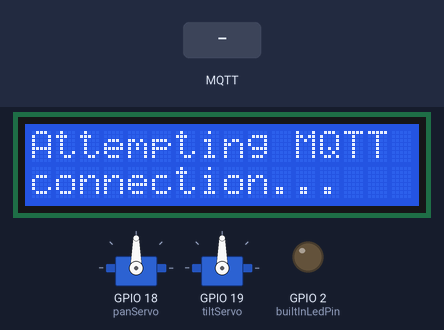
The sketch below on a simulated ESP32. On the bench: 16×2 character LCD, 2 × servo, output pins drawn as LEDs (lit = HIGH). The test bench sets the inputs (shaded band). WiFi joins after 1.5 s; servers stay silent unless stated; no MQTT or app messages arrive unless stated; what the sketch prints to the serial monitor is not drawn.

Above: at 2.8 s.
2.9 s: MQTT message "5" arrives on the first subscribed topic
At 3.02 s:
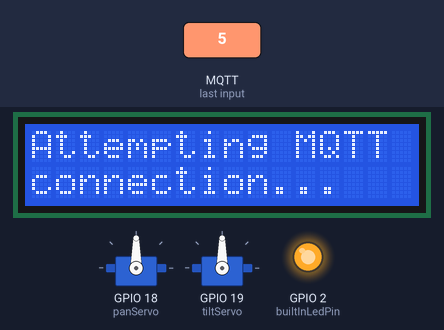
Timing chart, 0 to 5.9 s (numbered marks = the images above; inputs shaded):
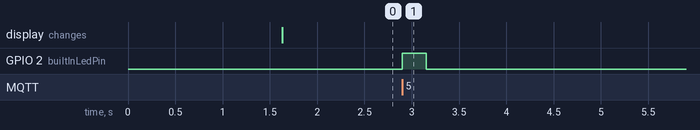

The sketch:

esp32.ino
```cpp
#include <WiFi.h>
#include <PubSubClient.h>
#include <ESP32Servo.h> // Include the Servo library
#include <LiquidCrystal_I2C.h>
const char* ssid = "Wokwi-GUEST";
const char* password = "";

const char* mqtt_server = "broker.hivemq.com";
const int mqtt_port = 1883;
const char* mqtt_username = "";
const char* mqtt_password = "";
const char* mqtt_topic = "solar_data";

LiquidCrystal_I2C LCD = LiquidCrystal_I2C(0x27, 16, 2);

WiFiClient espClient;
PubSubClient client(espClient);
Servo panServo;  // Create a Servo object for pan
Servo tiltServo; // Create a Servo object for tilt
const int builtInLedPin = 2;  // Define the GPIO pin for the built-in LED

void setup() {
  Serial.begin(115200);

  LCD.init();
  LCD.backlight();
  LCD.setCursor(0, 0);
  LCD.print("Connecting to ");
  LCD.setCursor(0, 1);
  LCD.print("WiFi ");

  setup_wifi();
  client.setServer(mqtt_server, mqtt_port);
  client.setCallback(callback);
  panServo.attach(18); // Attach pan servo to GPIO 18 on ESP32
  tiltServo.attach(19); // Attach tilt servo to GPIO 19 on ESP32
  pinMode(builtInLedPin, OUTPUT);  // Set the built-in LED pin as an output
  digitalWrite(builtInLedPin, LOW);  // Turn off the built-in LED initially

  reconnect();
}

void loop() {
  if (!client.connected()) {
    reconnect();
  }
  client.loop();
}

void setup_wifi() {
  delay(10);
  Serial.println();
  Serial.print("Connecting to ");
  Serial.println(ssid);

  WiFi.begin(ssid, password);

  while (WiFi.status() != WL_CONNECTED) {
    delay(500);
    Serial.print(".");
  }

  Serial.println("");
  Serial.println("WiFi connected");
  Serial.println("IP address: ");
  Serial.println(WiFi.localIP());
}

void reconnect() {
  while (!client.connected()) {
    Serial.print("Attempting MQTT connection...");
    LCD.clear();
    LCD.setCursor(0, 0);
    LCD.println("Attempting MQTT");
    LCD.setCursor(0, 1);
    LCD.println("connection...");
    if (client.connect("esp32Client", mqtt_username, mqtt_password)) {
      Serial.println("connected");
      client.subscribe(mqtt_topic);
    } else {
      Serial.print("failed, rc=");
      Serial.print(client.state());
      Serial.println(" try again in 5 seconds");
      delay(5000);
    }
  }
}

void callback(char* topic, byte* payload, unsigned int length) {
  Serial.print("Message received on topic: ");
  Serial.println(topic);
    // Flash the built-in LED when a message is received
  digitalWrite(builtInLedPin, HIGH);
  delay(250);  // LED on for 250 milliseconds
  digitalWrite(builtInLedPin, LOW);  // Turn off the LED

  String payloadStr = "";
  for (int i = 0; i < length; i++) {
    payloadStr += (char)payload[i];
  }

  int commaIndex = payloadStr.indexOf(',');
  if (commaIndex != -1) {
    String azimuthStr = payloadStr.substring(0, commaIndex);
    String altitudeStr = payloadStr.substring(commaIndex + 1);

    float azimuth = azimuthStr.toFloat();
    float altitude = altitudeStr.toFloat();

    // Map azimuth and altitude values to servo angles
    int panAngle = map(azimuth, 0, 360, 0, 180); // Map 0-360 to servo angle (0-180)
    int tiltAngle = map(altitude, 0, 90, 0, 180); // Map 0-90 to servo angle (0-180)

    // Set servo positions
    panServo.write(panAngle);
    tiltServo.write(tiltAngle);

    LCD.clear();
    LCD.setCursor(0, 0);
    LCD.println("Pan Angle:");
    LCD.println(panAngle);
    LCD.setCursor(0, 1);
    LCD.println("Tilt Angle:");
    LCD.println(tiltAngle);

    Serial.print("Azimuth: ");
    Serial.println(azimuth);
    Serial.print("Altitude: ");
    Serial.println(altitude);
    Serial.print("Pan Angle: ");
    Serial.println(panAngle);
    Serial.print("Tilt Angle: ");
    Serial.println(tiltAngle);

    delay(5000); //Delay between updates
  }
}
```

Measured:
- after the input at 2.9 s, GPIO 2 (builtInLedPin): LOW → HIGH at once, → LOW 0.25 s later
